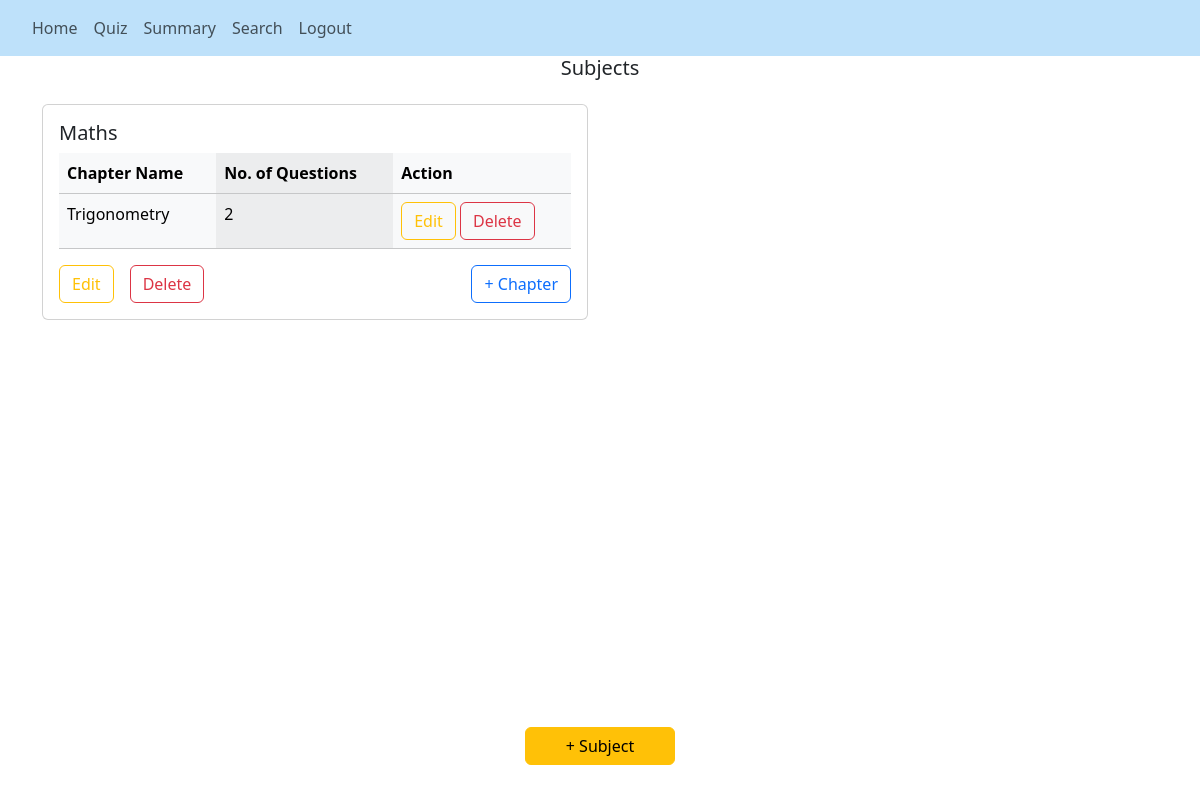
The app's page /admin (signed in), older data.
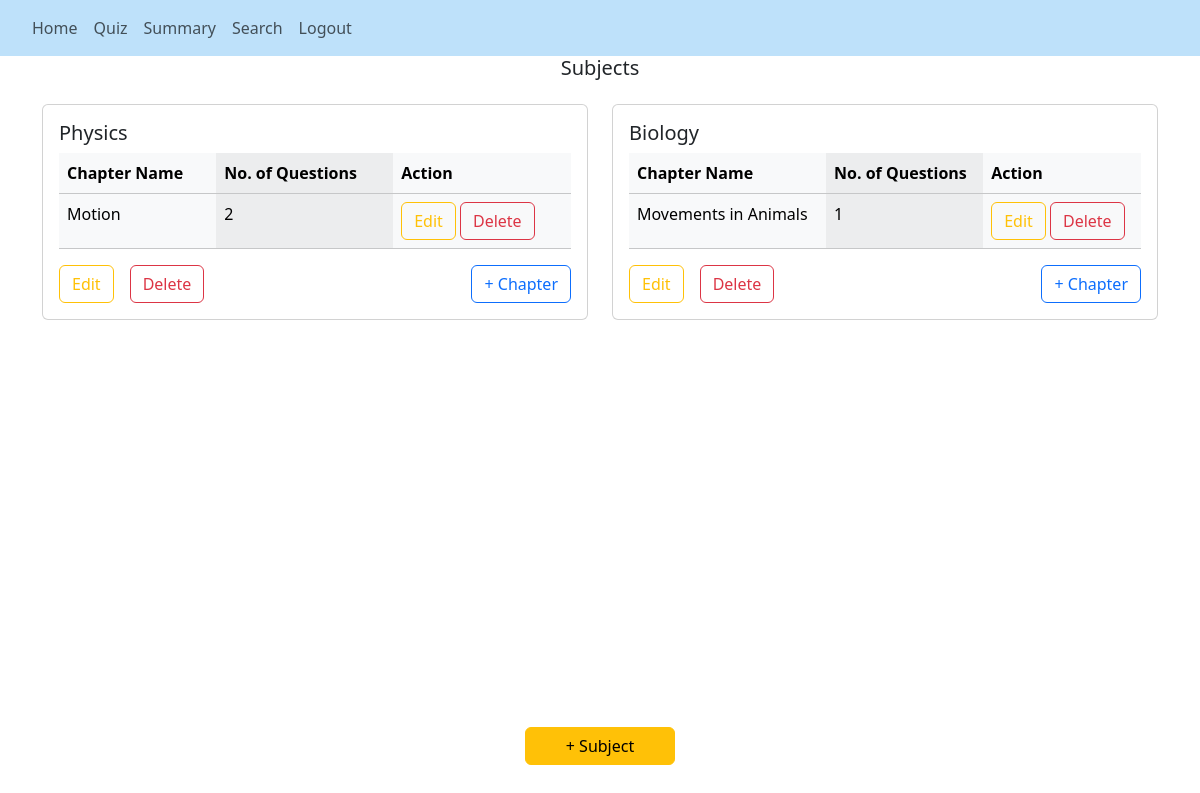
The same page, newer data.
### backend/models.py (models this page shows)
class Subject(db.Model):
    __tablename__ = "subject"
    id = db.Column(db.Integer, primary_key=True)
    name = db.Column(db.String(100), nullable=False)
    desc = db.Column(db.String(200), nullable=False)
    chapters = db.relationship('Chapter', backref='subject', lazy=True)

class Chapter(db.Model):
    __tablename__ = "chapter"
    id = db.Column(db.Integer, primary_key=True)
    name = db.Column(db.String(100), nullable=False)
    desc = db.Column(db.String(200), nullable=False, default="No Description")
    subject_id = db.Column(db.Integer, db.ForeignKey('subject.id'), nullable=False)
    quizzes = db.relationship('Quiz', backref='chapter', lazy=True)

### backend/controllers.py (the view)
@app.route("/admin")
@login_required
def admin():
    subjects = Subject.query.order_by(Subject.id).all()
    chapters = Chapter.query.order_by(Chapter.id).all()
    for chapter in chapters:
        no_of_questions = sum(len(quiz.questions) for quiz in chapter.quizzes)
        setattr(chapter, 'no_of_questions', no_of_questions)
    return render_template("admin.html", user=current_user, subjects=subjects, chapters = chapters)

### app.py (called while the page is built)
def start():
    quiz_app = Flask(__name__)
    quiz_app.config["SQLALCHEMY_DATABASE_URI"]="sqlite:///quiz_db.sqlite3"
    quiz_app.config["SECRET_KEY"] = "this_is_a_secret_for_quiz_app"
    db.init_app(quiz_app)
    quiz_app.app_context().push()
    quiz_app.debug = True
    db.create_all()
    create_admin()
    login_manager = LoginManager()
    login_manager.login_view = 'login'
    login_manager.init_app(quiz_app)
    @login_manager.user_loader
    def load_user(id):
        return User.query.get(int(id))
    print("Quiz app is running... ")

### templates/admin.html (shortened to what this page needs)
{% extends "base.html" %}
{% block nav %}
<nav class="navbar navbar-expand-lg navbar-light">
  <div class="collapse navbar-collapse mx-4" id="navbarSupportedContent">
    <ul class="navbar-nav mr-auto">
      <li class="nav-item active">
        <a class="nav-link" href="/admin">Home</a>
      </li>
      <li class="nav-item">
        <a class="nav-link" href="/admin_quiz">Quiz</a>
      </li>
      <li class="nav-item">
        <a class="nav-link" href="/admin_summary">Summary</a>
      </li>
      <li class="nav-item">
        <a class="nav-link" href="/admin/search">Search</a>
      </li>
      <li class="nav-item">
        <a class="nav-link" href="/logout">Logout</a>
      </li>
    </ul>
  </div>
</nav>
{% endblock %}
{% block content %}
<div class="container mb-5">
  <div class="row">
    <h5 class="text-center">Subjects</h5>
    {% if subjects %}
    {% for subject in subjects %}
    <div class="col-lg-6">
      <div class="card mt-3">
        <div class="card-body table-responsive">
          <h5 class="card-title">{{ subject.name }}</h5>
          {% if subject.chapters %}
          <table class="table table-light table-striped-columns">
            <thead>
              <tr>
                <th>Chapter Name</th>
                <th>No. of Questions</th>
                <th>Action</th>
              </tr>
            </thead>
            <tbody>
            {% for chapter in subject.chapters %}
              <tr>
                <td>{{chapter.name}}</td>
                <td>
                  {{chapter.no_of_questions}}
                </td>
                <td>
                  <a href="/chapter/{{ chapter.id }}/edit" class="btn btn-outline-warning">Edit</a>
                  <a href="/chapter/{{ chapter.id }}/delete" class="btn btn-outline-danger">Delete</a>
                </td>
              </tr>
              {% endfor %}
            </tbody>
          </table>
          {% else %}
          <p class="card-text">No chapters found</p>
          {% endif %}
          <a href="/subject/{{ subject.id }}/edit" class="btn btn-outline-warning float-start me-3">Edit</a>
          <a href="/subject/{{ subject.id }}/delete" class="btn btn-outline-danger float-start">Delete</a>
          <a href="/new_chapter/{{ subject.id }}/" class="btn btn-outline-primary float-end">+ Chapter</a>
        </div>
      </div>
    </div>
    {% endfor %}
  </div>
  {% endif %}
</div>
<a href="/new_subject" class="btn btn-warning fixed-bottom-button">+ Subject</a>
{% endblock %}

Row changes from the older to the newer data that the page shows:
removed Subject: name "Maths"
removed Chapter: name "Trigonometry", no_of_questions "2", shown under "Maths"
added Subject: name "Physics"
added Chapter: name "Motion", no_of_questions "2", shown under "Physics"
added Subject: name "Biology"
added Chapter: name "Movements in Animals", no_of_questions "1", shown under "Biology"
